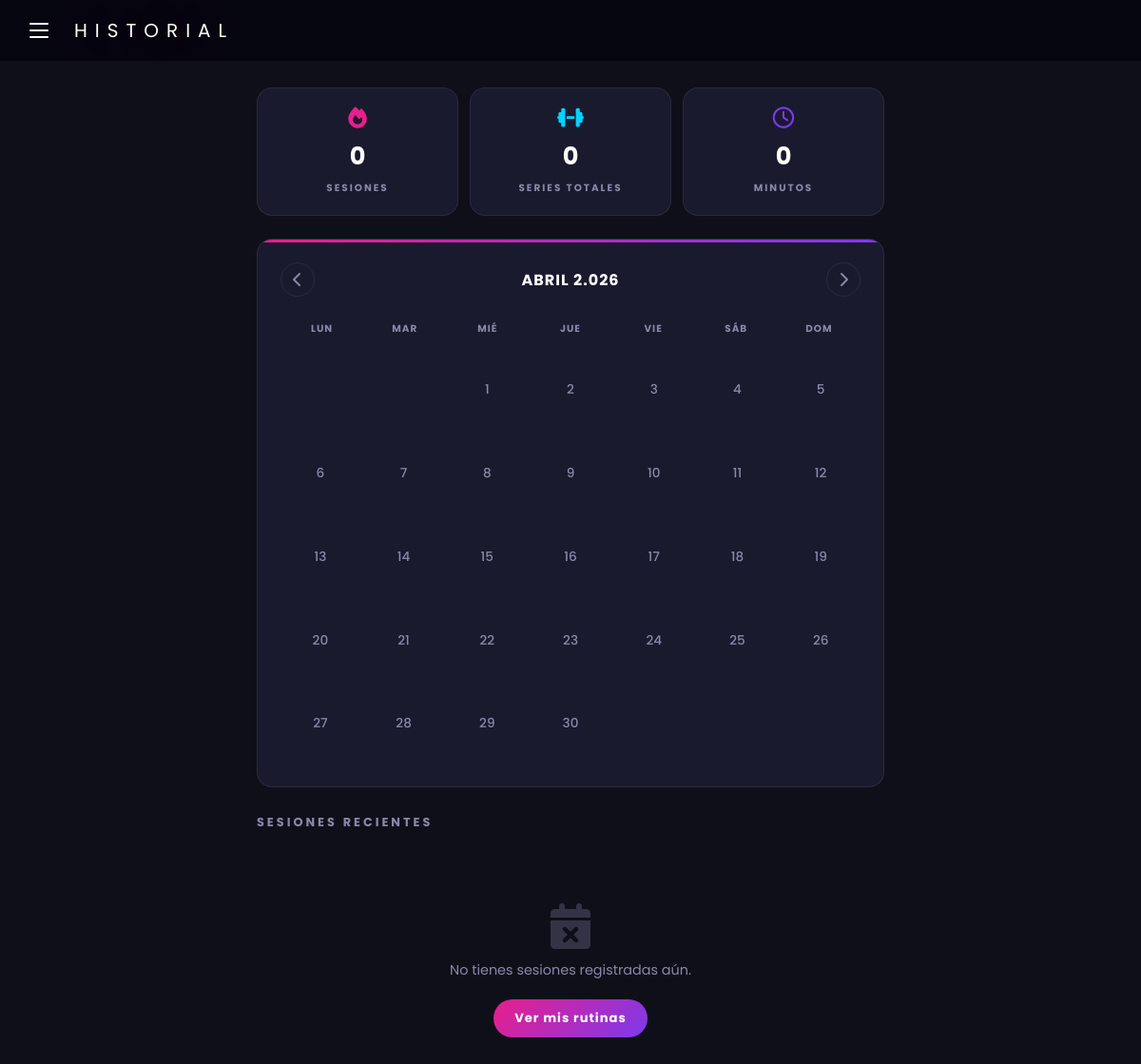
Before: /rutinas/historial/?mes=4&año= (signed in) with the older database file.
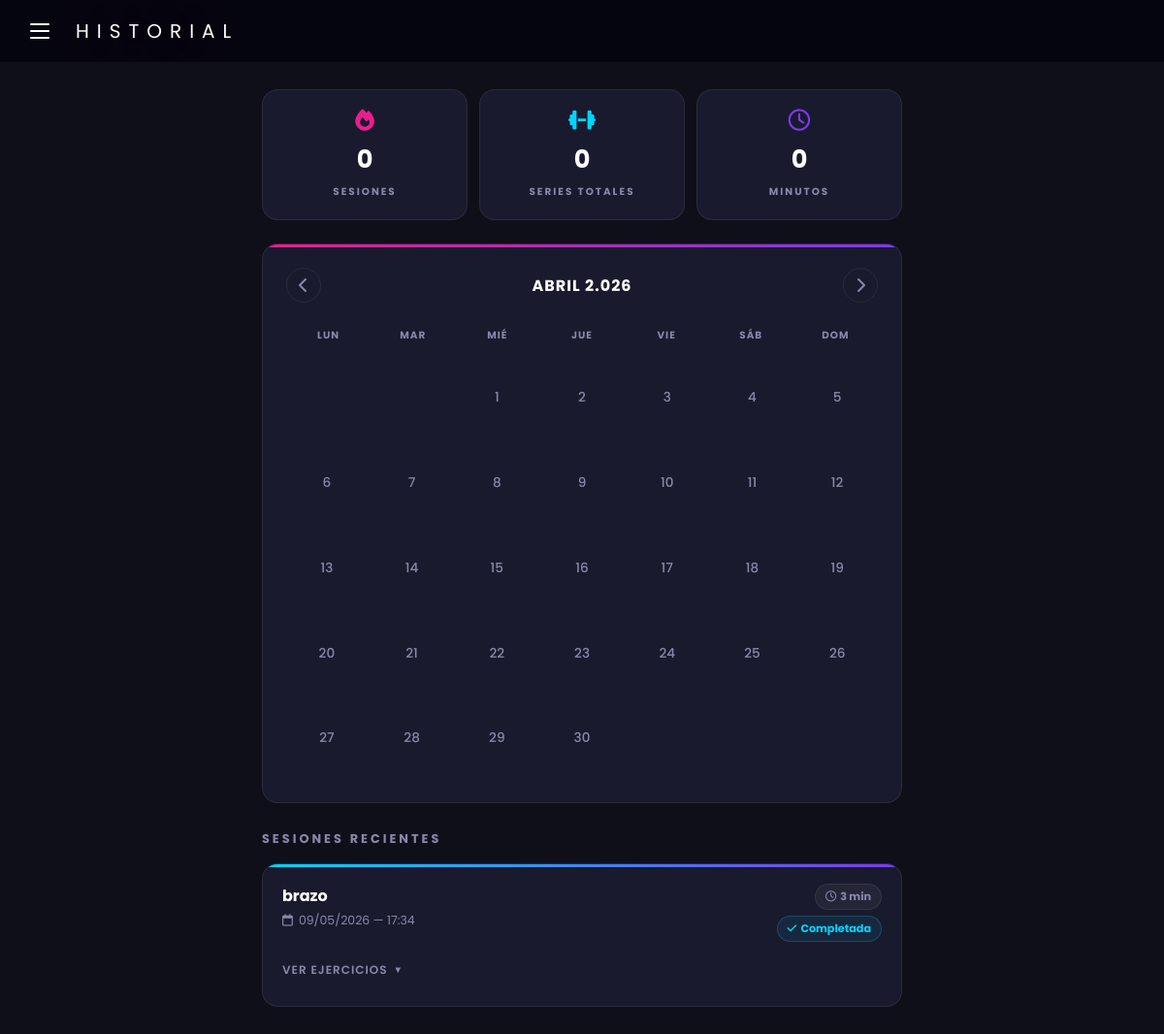
After: the same page with the newer database file.
### rutinas/models.py (models this page shows, shortened)
class SesionEntrenamiento(models.Model):
    rutina   = models.ForeignKey(Rutina,   on_delete=models.CASCADE, related_name='sesiones')
    usuario  = models.ForeignKey(Usuario,  on_delete=models.CASCADE, related_name='sesiones')
    fecha_inicio  = models.DateTimeField(auto_now_add=True)
    fecha_fin     = models.DateTimeField(null=True, blank=True)
    duracion_real = models.IntegerField(null=True, blank=True)
    completada    = models.BooleanField(default=False)
    class Meta:
        ordering = ['-fecha_inicio']

class Rutina(models.Model):
    TIPO_RUTINA = [
        ('predeterminada', 'Predeterminada'),
        ('personal', 'Personal'),
    ]
    TIPO_ENTRENAMIENTO = [
        ('crossfit',     'CrossFit'),
        ('fuerza',       'Fuerza'),
        ('cardio',       'Cardio'),
        ('funcional',    'Funcional'),
        ('hipertrofia',  'Hipertrofia'),
        ('flexibilidad', 'Flexibilidad'),
    ]
    NIVELES = [
        ('principiante', 'Principiante'),
        ('intermedio',   'Intermedio'),
        ('avanzado',     'Avanzado'),
    ]
    DIAS = [
        ('lun', 'Lunes'),
        ('mar', 'Martes'),
        ('mie', 'Miércoles'),
        ('jue', 'Jueves'),
        ('vie', 'Viernes'),
        ('sab', 'Sábado'),
        ('dom', 'Domingo'),
    ]
    id_rutina = models.AutoField(primary_key=True)
    id_usuario = models.ForeignKey(Usuario, on_delete=models.CASCADE, related_name='rutinas')
    nombre_rutina = models.CharField(max_length=100)
    descripcion = models.TextField(max_length=500, blank=True)
    tipo_rutina = models.CharField(max_length=20, choices=TIPO_RUTINA, default='personal')
    tipo_entrenamiento = models.CharField(max_length=20, choices=TIPO_ENTRENAMIENTO, default='funcional')
    duracion = models.IntegerField(default=45)
    nivel = models.CharField(max_length=20, choices=NIVELES, default='principiante')
    dias = models.CharField(max_length=50, blank=True)
    creada_en = models.DateTimeField(auto_now_add=True)
    fecha_creacion = models.DateTimeField(auto_now_add=True)

### rutinas/views.py (the view)
# urls.py: path('historial/', views.historial, name='historial'),
@login_required
def historial(request):
    hoy = date.today()
    mes = int(request.GET.get('mes', hoy.month))
    año = int(request.GET.get('anio', hoy.year))
    if mes == 1:
        mes_anterior = {'mes': 12, 'anio': año - 1}
    else:
        mes_anterior = {'mes': mes - 1, 'anio': año}
    if mes == 12:
        mes_siguiente = {'mes': 1, 'anio': año + 1}
    else:
        mes_siguiente = {'mes': mes + 1, 'anio': año}
    sesiones_mes = SesionEntrenamiento.objects.filter(
        usuario=request.user,
        fecha_inicio__year=año,
        fecha_inicio__month=mes,
        completada=True
    ).prefetch_related('series__rutina_ejercicio__id_ejercicio')
    dias_entrenados = set(s.fecha_inicio.day for s in sesiones_mes)
    sesiones_por_dia = {}
    for s in sesiones_mes:
        dia = s.fecha_inicio.day
        if dia not in sesiones_por_dia:
            sesiones_por_dia[dia] = []
        sesiones_por_dia[dia].append(s)
    semanas = cal.monthcalendar(año, mes)
    total_sesiones = sesiones_mes.count()
    total_series = sum(s.series.count() for s in sesiones_mes)
    total_minutos = sum(s.duracion_real or 0 for s in sesiones_mes)
    todas_sesiones = SesionEntrenamiento.objects.filter(
        usuario=request.user,
        completada=True
    ).prefetch_related('series__rutina_ejercicio__id_ejercicio').order_by('-fecha_inicio')
    MESES = ['', 'Enero', 'Febrero', 'Marzo', 'Abril', 'Mayo', 'Junio',
             'Julio', 'Agosto', 'Septiembre', 'Octubre', 'Noviembre', 'Diciembre']
    return render(request, 'rutinas/historial.html', {
        'sesiones': todas_sesiones,
        'semanas': semanas,
        'mes': mes,
        'año': año,
        'mes_nombre': MESES[mes],
        'dias_entrenados': dias_entrenados,
        'sesiones_por_dia': sesiones_por_dia,
        'mes_anterior': mes_anterior,
        'mes_siguiente': mes_siguiente,
        'hoy': hoy,
        'total_sesiones': total_sesiones,
        'total_series': total_series,
        'total_minutos': total_minutos,
    })

### templates/rutinas/historial.html (shortened to what this page needs)
{% load static %}
<!DOCTYPE html>
<html lang="es">
<head>
  <link rel="stylesheet" href="https://cdnjs.cloudflare.com/ajax/libs/font-awesome/6.5.0/css/all.min.css">
  <link rel="stylesheet" href="{% static 'css/historial.css' %}">
</head>
<body>
  <header class="topbar">
    <label for="sidebar-toggle" class="menu-btn">
      <span></span><span></span><span></span>
    </label>
    <span class="topbar-title">HISTORIAL</span>
  </header>
  <main class="main">
    <div class="stats-grid">
      <div class="stat-card">
        <i class="fa-solid fa-fire stat-icon" style="color:var(--neon-pink)"></i>
        <span class="stat-valor">{{ total_sesiones }}</span>
        <span class="stat-label">Sesiones</span>
      </div>
      <div class="stat-card">
        <i class="fa-solid fa-dumbbell stat-icon" style="color:var(--neon-cyan)"></i>
        <span class="stat-valor">{{ total_series }}</span>
        <span class="stat-label">Series totales</span>
      </div>
      <div class="stat-card">
        <i class="fa-regular fa-clock stat-icon" style="color:var(--neon-purple)"></i>
        <span class="stat-valor">{{ total_minutos }}</span>
        <span class="stat-label">Minutos</span>
      </div>
    </div>
    <div class="calendario-card">
      <div class="cal-header">
        <a href="?mes={{ mes_anterior.mes }}&año={{ mes_anterior.año }}" class="cal-nav-btn">
          <i class="fa-solid fa-chevron-left"></i>
        </a>
        <h2 class="cal-titulo">{{ mes_nombre }} {{ año }}</h2>
        <a href="?mes={{ mes_siguiente.mes }}&año={{ mes_siguiente.año }}" class="cal-nav-btn">
          <i class="fa-solid fa-chevron-right"></i>
        </a>
      </div>
      <div class="cal-dias-semana">
        <span>Lun</span><span>Mar</span><span>Mié</span>
        <span>Jue</span><span>Vie</span><span>Sáb</span><span>Dom</span>
      </div>
      <div class="cal-grid">
        {% for semana in semanas %}
          {% for dia in semana %}
            {% if dia == 0 %}
              <div class="cal-dia vacio"></div>
            {% else %}
              <div class="cal-dia
                {% if dia == hoy.day and mes == hoy.month and año == hoy.year %}hoy{% endif %}"
                {% if dia in dias_entrenados %}onclick="verSesion({{ dia }})"{% endif %}>
                <span class="cal-dia-num">{{ dia }}</span>
              </div>
            {% endif %}
          {% endfor %}
        {% endfor %}
      </div>
    </div>
    <div class="historial-lista">
      <h3 class="historial-titulo">Sesiones recientes</h3>
      {% for sesion in sesiones %}
      <div class="sesion-card" id="sesion-{{ sesion.fecha_inicio.day }}-{{ sesion.fecha_inicio.month }}">
        <div class="sesion-header">
          <div>
            <p class="sesion-rutina">{{ sesion.rutina.nombre_rutina }}</p>
            <p class="sesion-fecha">
              <i class="fa-regular fa-calendar"></i>
              {{ sesion.fecha_inicio|date:"d/m/Y" }} — {{ sesion.fecha_inicio|date:"H:i" }}
            </p>
          </div>
          <div class="sesion-badges">
            {% if sesion.duracion_real %}
            <span class="sesion-badge">
              <i class="fa-regular fa-clock"></i> {{ sesion.duracion_real }} min
            </span>
            {% endif %}
            <span class="sesion-badge sesion-badge-ok">
              <i class="fa-solid fa-check"></i> Completada
            </span>
          </div>
        </div>
        <details class="sesion-detalle">
          <summary>Ver ejercicios</summary>
        </details>
      </div>
      {% empty %}
      <div class="empty-historial">
        <i class="fa-solid fa-calendar-xmark"></i>
        <p>No tienes sesiones registradas aún.</p>
        <a href="{% url 'lista_rutinas' %}" class="btn-ir-rutinas">Ver mis rutinas</a>
      </div>
      {% endfor %}
    </div>
  </main>
</body>
</html>

Changed rows visible on the page:
added SesionEntrenamiento: rutina.nombre_rutina "brazo", fecha_inicio "09/05/2026", fecha_inicio "17:34", duracion_real "3"
Other visible differences:
text no longer shown: "No tienes sesiones registradas aún. Ver mis rutinas"
